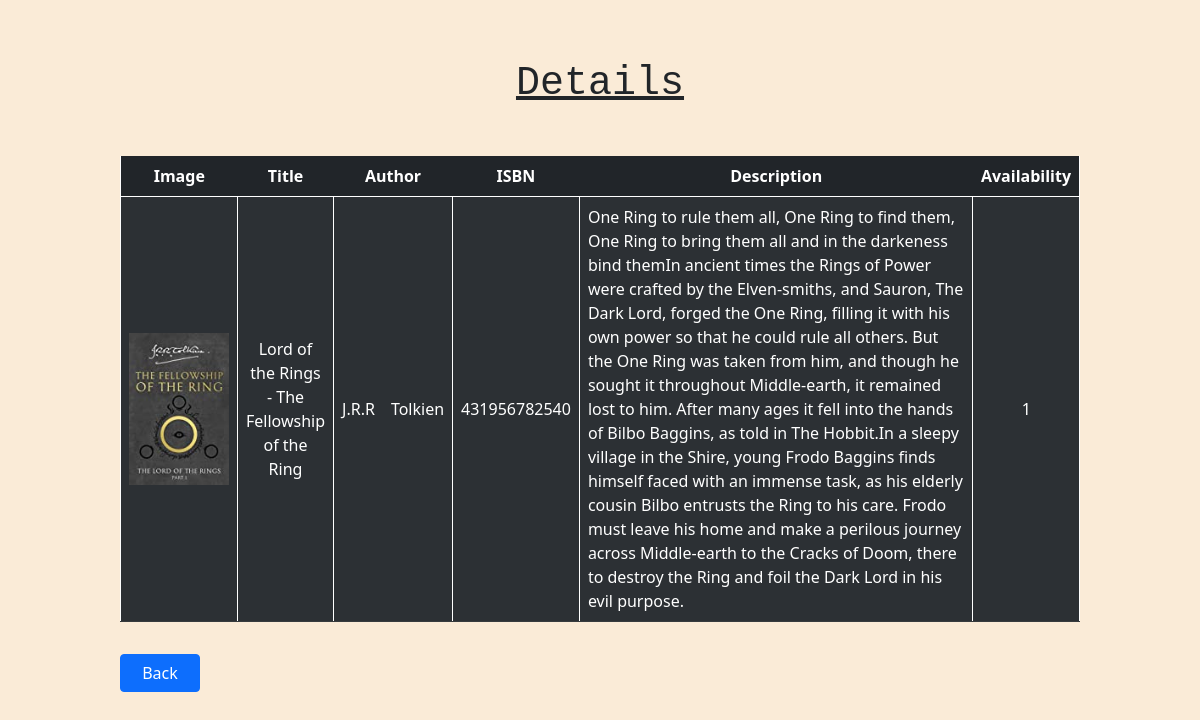
Page /details.php?id=1 on the committed database.
### tables this page shows
CREATE TABLE `library` (
  `id` int(11) NOT NULL,
  `title` varchar(100) NOT NULL,
  `image` varchar(150) DEFAULT NULL,
  `isbn_code` bigint(12) NOT NULL,
  `description` varchar(5000) NOT NULL,
  `type` varchar(50) NOT NULL,
  `author_first_name` varchar(100) NOT NULL,
  `author_last_name` varchar(100) NOT NULL,
  `publisher_name` varchar(100) NOT NULL,
  `publisher_address` varchar(200) NOT NULL,
  `publisher_date` date NOT NULL,
  `availability` tinyint(1) NOT NULL
);

### details.php (the view, shortened to what this page needs)
<?php
require_once "./actions/db_connect.php";
$list = "";
if ($_GET["id"]) {
    $article = $_GET["id"];
    $mysql = "SELECT * FROM library WHERE id = '$article'";
    $result = mysqli_query($connect, $mysql);
    if (mysqli_num_rows($result) == 1) {
        while ($data = mysqli_fetch_assoc($result)) {
            $list .=  "<tr><td class='text-center'><img class='image' src='images/" . $data['image'] . "'></td>
                        <td class='text-center'>" . $data['title'] . "</td>
                        <td style='border-right: none; text-align: right;'>" . $data['author_first_name'] . "</td>
                        <td style='border-left: none; text-align: left;'>" . $data['author_last_name'] . "</td>
                        <td class='text-center'>" . $data['isbn_code'] . "</td>
                        <td class='text-start'>" . $data['description'] . "</td>
                        <td class='text-center'>" . $data['availability'] . "</td>
                        </tr>";
        }
    } else {
        $list = "<tr><td colspan='4' class='text-center'>No data available</td></tr>";
    }
} else {
    header("location: error.php");
}
?>
<!DOCTYPE html>
<html lang="en">
<head>
    <?php require_once "./components/boot.php"; ?>
</head>
<body>
    <div class="bg-container">
        <div class="products">
            <p class="h1 text-center font-monospace text-decoration-underline mb-5">Details</p>
            <table class='table table-striped table-dark table-hover'>
                <thead>
                    <tr>
                        <th class="text-center" style="width:10%;">Image</th>
                        <th class="text-center" style="width: 10%;">Title</th>
                        <th class="text-center" colspan="2" style="width: 10%;">Author</th>
                        <th class="text-center" style="width: 10%;">ISBN</th>
                        <th class="text-center" style="width: 50%;">Description</th>
                        <th class="text-center" style="width: 10%;">Availability</th>
                    </tr>
                </thead>
                <tbody>
                    <?= $list ?>
                </tbody>
            </table>
            <div class="button">
                <button class='btn btn-primary mt-3' type="button" onclick="window.location.href='index.php'" style="width: 80px;">Back</button>
            </div>
        </div>
</body>
</html>

### components/boot.php (shortened to what this page needs)
<link href="https://cdn.jsdelivr.net/npm/bootstrap@5.0.2/dist/css/bootstrap.min.css" rel="stylesheet"
>

### details.php (style rules this page uses)
.bg-container { margin: 5% auto; width: 80%; }
html, body { background-color: antiquewhite; }
td, tr { text-align: center; vertical-align: middle; border-left: 1px solid white; border-right: 1px solid white; }
.image { width: 100px; }

### rows in the picture
library: image (picture), title "Lord of the Rings - The Fellowship of the Ring", author_first_name "J.R.R", author_last_name "Tolkien", isbn_code "431956782540", description "One Ring to rule them all, One Ring to find them, One Ring to bring them all and in the darkeness bind themIn ancient times the Rings of Power were crafted by the Elven-smiths, and Sauron, The Dark Lord, forged the One Ring, filling it with his own power so that he could rule all others. But the One Ring was taken from him, and though he sought it throughout Middle-earth, it remained lost to him. After many ages it fell into the hands of Bilbo Baggins, as told in The Hobbit.In a sleepy village in the Shire, young Frodo Baggins finds himself faced with an immense task, as his elderly cousin Bilbo entrusts the Ring to his care. Frodo must leave his home and make a perilous journey across…", availability "1"
